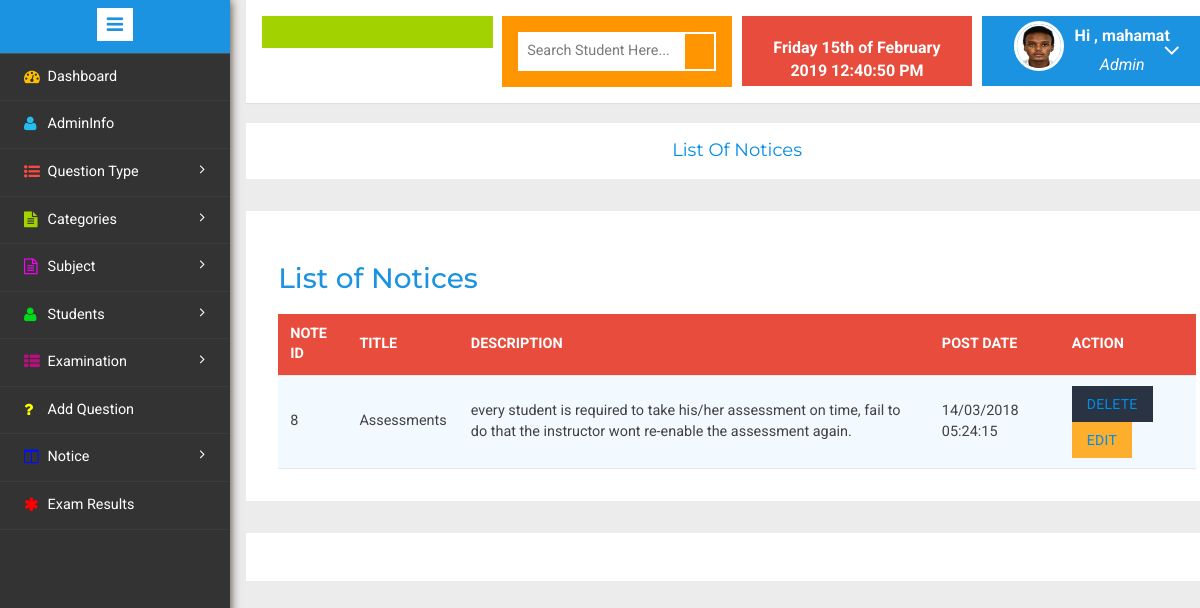
The page /admin/noticelist.php (signed in) on the database as committed earlier.
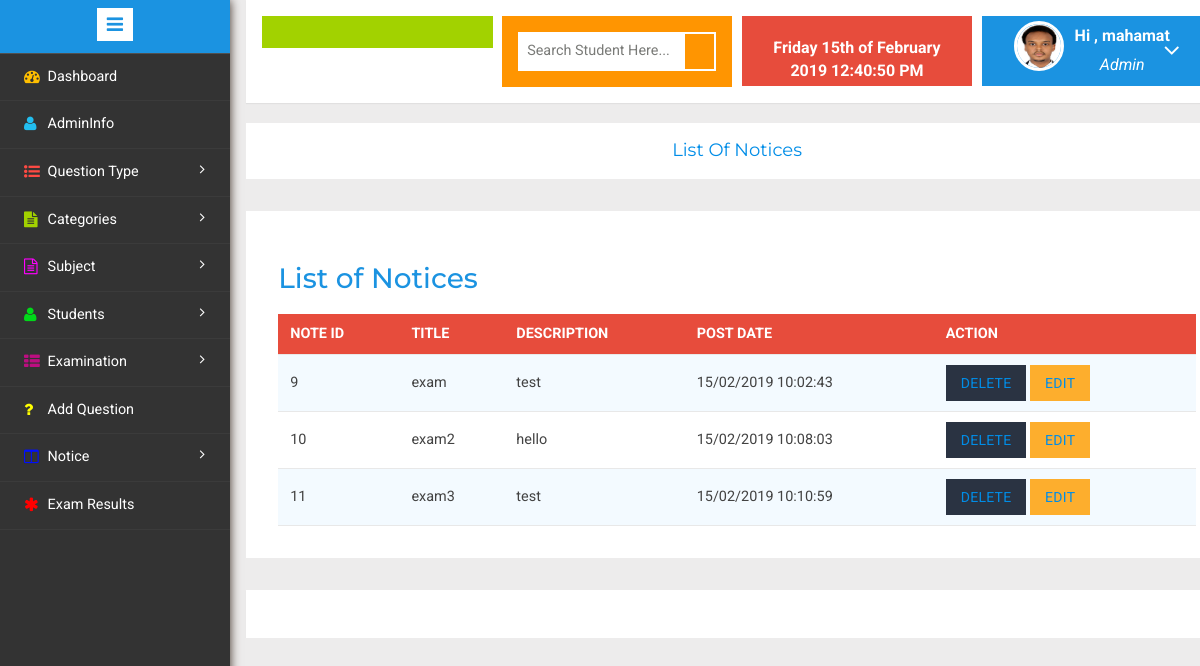
The same page on the database as committed later.
### tables this page shows
CREATE TABLE `usertbl` (
  `uid` int(11) NOT NULL,
  `fname` varchar(50) NOT NULL,
  `lname` varchar(50) NOT NULL,
  `gender` varchar(20) NOT NULL,
  `blood` varchar(20) NOT NULL,
  `email` varchar(50) NOT NULL,
  `phone` varchar(20) NOT NULL,
  `mobile` varchar(20) NOT NULL,
  `password` varchar(50) NOT NULL,
  `cpassword` varchar(50) NOT NULL,
  `dob` date NOT NULL,
  `address` varchar(50) NOT NULL,
  `deptname` varchar(50) NOT NULL,
  `catname` varchar(50) NOT NULL,
  `file` varchar(50) NOT NULL,
  `status` tinyint(1) NOT NULL
);

CREATE TABLE `noticetbl` (
  `noteid` int(11) NOT NULL,
  `notice` varchar(100) NOT NULL,
  `description` varchar(500) NOT NULL,
  `postdate` varchar(50) NOT NULL,
  `lastupdate` varchar(50) NOT NULL
);

### admin/checkuser.php (called while the page is built, shortened)
<?php
$user_check= $_SESSION["userid"];
$ses_sql=mysql_query("select * from usertbl where uid = '$user_check'");
$row = mysql_fetch_assoc($ses_sql);
$my_fname =$row['fname'];
$my_file=$row['file'];
?>

### admin/noticelist.php (the view, shortened to what this page needs)
<!DOCTYPE HTML>
<html>
<head>
</head>
<body>
<div class="page-container">
<div class="left-content">
<div class="mother-grid-inner">
<?php
if($_SESSION["userid"]==true)
{
include("header.php"); ?>
	<ol class="breadcrumb">
	                  <center><li class="breadcrumb-item"><h4><a href="">List Of Notices</a></h4></li></center>
            </ol>
<?php
$sql="select noteid,notice,description,postdate from noticetbl ";
$result = mysql_query($sql);
?>
<div class="agile-grids">
<div class="agile-tables">
<div class="w3l-table-info">
<h2>List of Notices</h2>
<table width="100%" id="table">
<thead>
<tr>
               <th align="left">Note Id</th>
			   <th align="left">Title</th>
			   <th align="left">Description</th>
			   <th align="left">Post Date</th>
			   <th align="left">Action</th>
</tr>
</thead>
<tbody>
<?php while($rows=mysql_fetch_assoc($result))
{
	extract($rows);
	?>
    <tr>
    <td><?php echo $rows['noteid'];?></td>
	<td><?php echo $rows['notice'];?></td>
    <td><?php echo $rows['description'];?></td>
    <td><?php echo $rows['postdate'];?></td>
	<td>
    <button class="btn btn-dark text-white "><a href="deletenotice.php?id=<?php echo $rows['noteid']; ?>"
    onclick="return confirm('Are you sure you wish to delete this Record?');">Delete </a> </button>
	<button class="btn bg-alert dark text-white "><a href="editnotice.php?id=<?php echo $rows['noteid']; ?>"> Edit </a></button>
	</td>
    </tr>
<?php }?>
</tbody>
</table>
</div>
</div>
</div>
<?php include("footer.php"); ?>
	<?php include("sidebar.php"); ?>
	<?php }
else
	header('location:login.php');
?>
</body>
</html>

### admin/header.php (shortened to what this page needs)
<!DOCTYPE HTML>
<html>
<head>
<link href="css/bootstrap.min.css" rel='stylesheet' type='text/css' />
<link href="css/style.css" rel='stylesheet' type='text/css' />
<link rel="stylesheet" href="css/morris.css" type="text/css"/>
<link href="css/font-awesome.css" rel="stylesheet">
<link rel="stylesheet" href="css/jquery-ui.css">
<link rel="stylesheet" href="css/icon-font.min.css" type='text/css' />
<link rel="stylesheet" href="css/table-style.css" type='text/css' />
</head>
<body>
<?php include("checkuser.php"); ?>
				<div class="header-main">
					<div class="logo-w3-agile">
							</div>
					<div class="w3layouts-left">
								<div class="w3-search-box">
									<form action="search.php" method="GET">
										<input type="text" placeholder="Search Student Here..." name="name" required="">
										<input type="submit" value="">
									</form>
								</div>
						 </div>
						 <div class="w3layouts-right">
							<div class="profile_details_left">
								<b><font color="white"><?php  date_default_timezone_set( "Asia/Kolkata");
								echo date("l jS \of F Y h:i:s A"); ?></font></b><br>
							</div>
						</div>
						<div class="profile_details w3l">
								<ul>
									<li class="dropdown profile_details_drop">
										<a href="#" class="dropdown-toggle" data-toggle="dropdown" aria-expanded="false">
											<div class="profile_img">
												<span class="prfil-img"><?php echo($my_file!=NULL)?'<img src="uploaded/'.$my_file.'" >' :'' ;?> </span>
												<div class="user-name">
													<p><?php echo "Hi ,  $my_fname";?></p>
													<span>Admin</span>
												</div>
												<i class="fa fa-angle-down"></i>
												<div class="clearfix"></div>
											</div>
										</a>
									</li>
								</ul>
							</div>
				</div>
			</body>
</body>
</html>

### admin/footer.php (shortened to what this page needs)
<!DOCTYPE HTML>
<html>
<head>
<link rel="stylesheet" href="css/icon-font.min.css" type='text/css' />
</head>
<body>
<div class="copyrights">
</div>
</body>
</html>

### admin/sidebar.php (shortened to what this page needs)
<!DOCTYPE HTML>
<html>
<head>
<link href="css/bootstrap.min.css" rel='stylesheet' type='text/css' />
<link href="css/style.css" rel='stylesheet' type='text/css' />
<link rel="stylesheet" href="css/morris.css" type="text/css"/>
<link href="css/font-awesome.css" rel="stylesheet">
<link rel="stylesheet" href="css/icon-font.min.css" type='text/css' />
</head>
<body>
				<div class="sidebar-menu">
					<header class="logo1">
						<a href="#" class="sidebar-icon"> <span class="fa fa-bars"></span> </a>
					</header>
                           <div class="menu">
									<ul id="menu" >
										<li><a href="index.php"><i class="fa fa-tachometer" style="color:#ffbf00"></i> <span>Dashboard</span><div class="clearfix"></div></a></li>
										 <li id="menu-academico" ><a href="userlist.php"><i class="fa fa-user" style="color:#22beef;"></i><span>AdminInfo</span><div class="clearfix"></div></a></li>
									 <li id="menu-academico" ><a href="#"><i class="fa fa-list-ul" aria-hidden="true"  style="color:#ff4a43;"></i><span> Question Type</span> <span class="fa fa-angle-right" style="float: right"></span><div class="clearfix"></div></a>
										</li>
									  <li id="menu-academico" ><a href="#"><i class="fa fa-file-text" aria-hidden="true" style="color:#a2d200;"></i><span> Categories</span> <span class="fa fa-angle-right" style="float: right"></span><div class="clearfix"></div></a>
										</li>
										<li id="menu-academico" ><a href="#"><i class="fa fa-file-text-o" aria-hidden="true" style="color:#ff00ff"></i><span> Subject</span> <span class="fa fa-angle-right" style="float: right"></span><div class="clearfix"></div></a>
										</li>
										<li id="menu-academico" ><a href="#"><i class="fa fa-user" aria-hidden="true" style="color:#00d919"></i><span> Students</span> <span class="fa fa-angle-right" style="float: right"></span><div class="clearfix"></div></a>
										</li>
										 <li id="menu-academico" ><a href="#"><i class="fa fa-th-list" aria-hidden="true" style="color:#bd0e81"></i><span> Examination</span> <span class="fa fa-angle-right" style="float: right"></span><div class="clearfix"></div></a>
										</li>
								      <li><a href="addquestion.php"><i class="fa fa-question" style="color:#ffff00"></i>  <span>Add Question</span><div class="clearfix"></div></a></li>
							         <li id="menu-academico" ><a href="#"><i class="fa fa-columns" aria-hidden="true" style="color:#000eff"></i><span> Notice</span> <span class="fa fa-angle-right" style="float: right"></span><div class="clearfix"></div></a>
									</li>
							         <li><a href="results.php"><i class="fa fa-asterisk" style="color:#ff0000"></i>  <span>Exam Results</span><div class="clearfix"></div></a></li>
								  </ul>
								</div>
							  </div>
</body>
</html>

### admin/css/table-style.css (style rules this page uses)
table { background: white; border-collapse: collapse; margin: 1.25em 0 0; width: 100%; }
table tr, table th, table td { border: none; border-bottom: 1px solid #e8e8e8; font-size: .95em; }
table th, table td { padding: 10px 12px; text-align: left; }
table th { background: #e74c3c; color: #fff; text-transform: uppercase; }
table tr td { background: #f3faff; color: #424242; }
table tr:nth-of-type(2n+2) td { background: #ffffff; }
table { width: 100%; }

### admin/header.php (style rules this page uses)
.w3layouts-right { width: 10px; height: 70px; }

Rows that differ between the two databases and show on the page:
removed noticetbl: noteid "8", notice "Assessments", description "every student is required to take his/her assessment on time, fail to do that the instructor wont re-enable the assessment again.", postdate "14/03/2018 05:24:15"
changed usertbl "mahamat": file: a different picture
added noticetbl: noteid "9", notice "exam", description "test", postdate "15/02/2019 10:02:43"
added noticetbl: noteid "10", notice "exam2", description "hello", postdate "15/02/2019 10:08:03"
added noticetbl: noteid "11", notice "exam3", description "test", postdate "15/02/2019 10:10:59"
